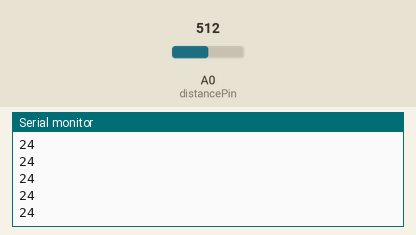
A sketch run on a simulated Arduino Uno, built with avr-gcc and run on an emulated ATmega328P. Parts: the last lines printed to the serial monitor. Inputs (shaded band) come from the test bench; at power-on: A0 (distancePin) = 512.

Above: at 1.2 s.
1.3 s: A0 (distancePin) set to 716
At 1.31 s:
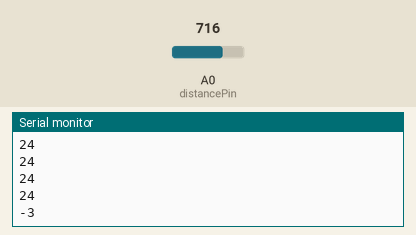
2.8 s: A0 (distancePin) set to 900
At 2.81 s:
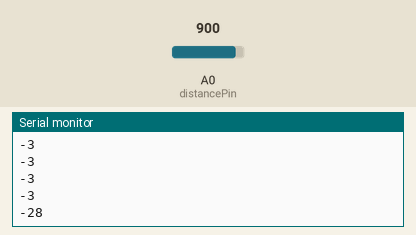
Timing chart, 0 to 5.8 s (numbered marks = the images above; inputs shaded):
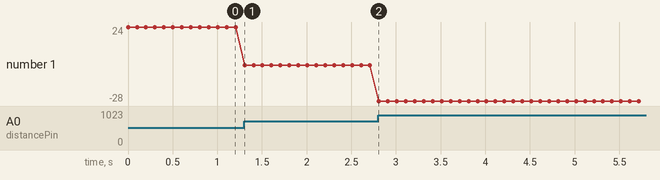

Measured:
- after the input at 1.3 s, the serial monitor: prints a new line at once (image 1)
- after the input at 2.8 s, the serial monitor: prints a new line at once (image 2)
- plotted number 1: 24 → -3 after the input at 1.3 s, -3 → -28 after the input at 2.8 s

The sketch:

distance.ino
```cpp
//
// FaBo Brick Sample
//
// brick_analog_distance
//

#define distancePin A0 // 距離センサーピン

int distanceValue = 0;

void setup() {
  // 距離センサーピンを入力用に設定
  pinMode(distancePin, INPUT);
  // シリアル開始 転送レート：9600bps
  Serial.begin(9600);
}

void loop() {
  // センサーより値を取得(0〜1023)
  distanceValue = analogRead(distancePin);

  // 取得した値を電圧に変換 (0〜5000mV)
  distanceValue = map(distanceValue, 0, 1023, 0, 5000);

  // 変換した電圧を3200(3.2v)〜500(0.5v)の値に変換後、距離に変換 (10〜80cm)
  distanceValue = map(distanceValue, 3200, 500, 5, 80);

  // 算出した距離を出力
  Serial.println(distanceValue);

  delay(100);
}
```
